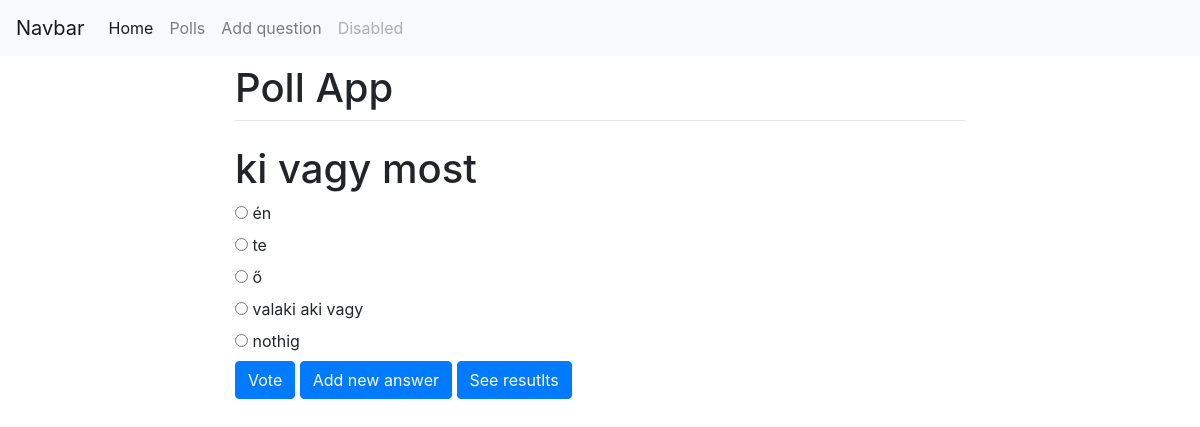
The page /polls/10/ on the database its author committed.
### polls/models.py (models this page shows, shortened)
class Question(models.Model):
    question_text = models.CharField(max_length=200)
    pub_date = models.DateTimeField(editable=False, auto_now_add=True)

class Choice(models.Model):
    question = models.ForeignKey(Question, on_delete=models.CASCADE)
    choice_text = models.CharField(max_length=200)
    votes = models.IntegerField(default=0)

### polls/views.py (the view)
# urls.py: path('<int:pk>/', views.DetailView.as_view(), name='detail'),
class DetailView(generic.DetailView):
    model = Question
    template_name = 'polls/detail.html'

### polls/templates/polls/detail.html (shortened to what this page needs)
{% extends 'polls/base.html' %}
{% block content %}
    <div class="container">
      <div class="row justify-content-center">
        <div class="col-8">
          <h1 class="mt-2">Poll App</h1>
          <hr class="mt-0 mb-4">
<h1>{{ question.question_text }}</h1>
<form action="{% url 'polls:vote' question.id %}" method="post">
{% for choice in question.choice_set.all %}
    <input type="radio" name="choice" id="choice{{ forloop.counter }}" value="{{ choice.id }}">
    <label for="choice{{ forloop.counter }}">{{ choice.choice_text }}</label><br>
{% endfor %}
<input type="submit" value="Vote" class="btn btn-primary">
<a class=" btn btn-primary" href="{% url 'polls:addanswer' question.id %}">Add new answer</a>
<a class=" btn btn-primary" href="{% url 'polls:results' question.id %}">See resutlts</a>
</form>
</div>
</div>
</div>
{% endblock %}

### rows shown on the page
Question: question_text "ki vagy most"
Choice: choice_text "én"
Choice: choice_text "te"
Choice: choice_text "ő"
Choice: choice_text "valaki aki vagy"
Choice: choice_text "nothig"
